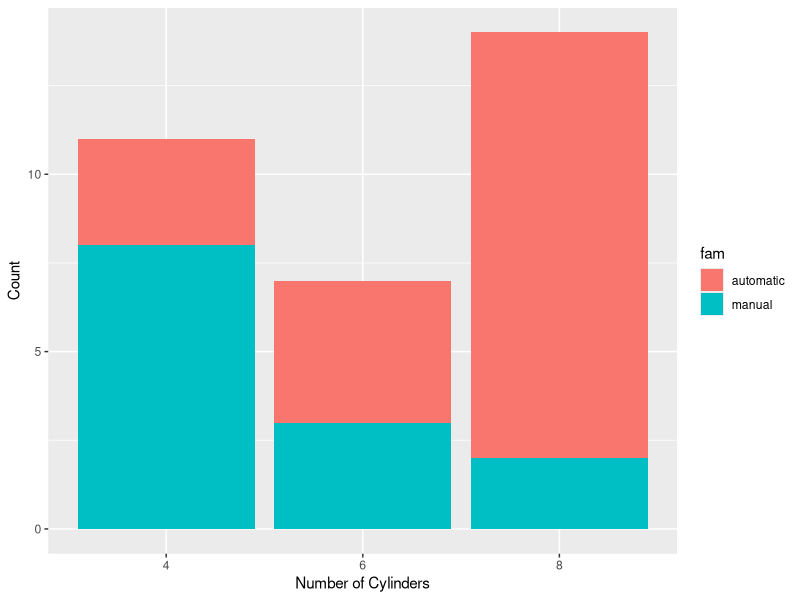
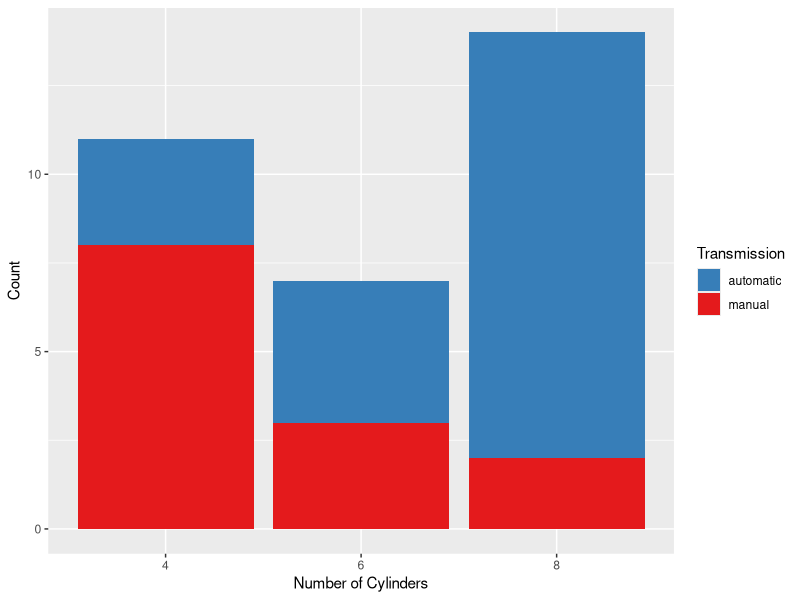
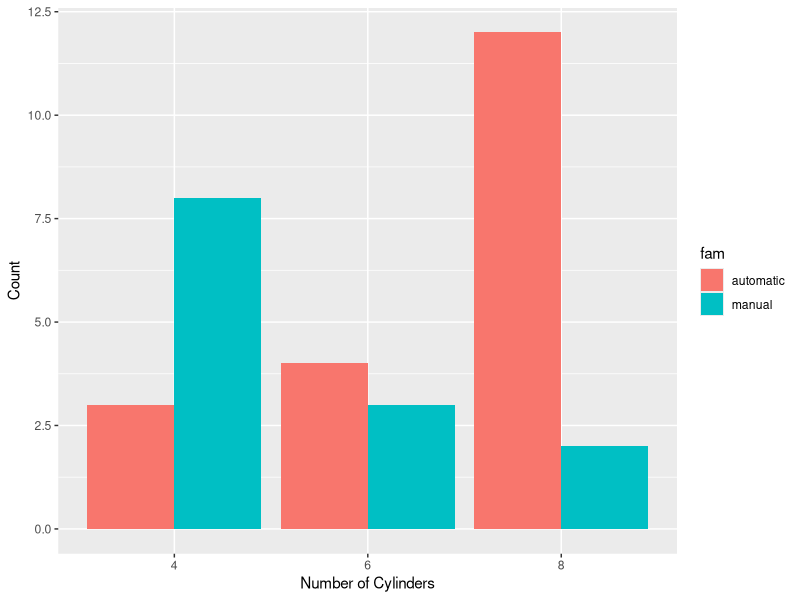

Reproduce these figures in R, in order.
# Introduction to Data Visualization with ggplot2 ----

## using attributes----

# Restart Environment ----
rm(list = ls())

# Load library ----
#install.packages("tidyverse")
library(tidyverse)
library(readr)
library(ggplot2)

# Data Manipulation -----
# set am into factor name as fam
mtcars <- mtcars %>%
  mutate(fam = factor(am,
                      levels = c(0, 1),
                      labels = c("automatic", "manual")))

# set cyl into factor name as fcyl
mtcars <- mtcars %>%
  mutate(fcyl = factor(cyl))

# Code #1 ----
ggplot(mtcars, aes(fcyl, fill = fam)) +
  geom_bar() +
  # Set the axis labels
  labs(x = "Number of Cylinders",   # set x-axis label to "Number of Cylinders"
       y = "Count")                # set x-axis label to "Count"

# Code #2 ----

palette <- c(automatic = "#377EB8", manual = "#E41A1C")

ggplot(mtcars, aes(fcyl, fill = fam)) +
  geom_bar() +
  # Set the axis labels
  labs(x = "Number of Cylinders",
       y = "Count") + 
  
  # Implement a custom fill color scale to "Transmission" and values to palette
  scale_fill_manual("Transmission", values = palette)

# Code #3 ----
# Modify the code to set the position to dodge so that the bars for transmissions are displayed side by side.

palette <- c(automatic = "#377EB8", manual = "#E41A1C")

# Set the position
ggplot(mtcars, aes(fcyl, fill = fam)) +
  geom_bar(position = "dodge") +
  labs(x = "Number of Cylinders", y = "Count")
scale_fill_manual("Transmission", values = palette)


                
